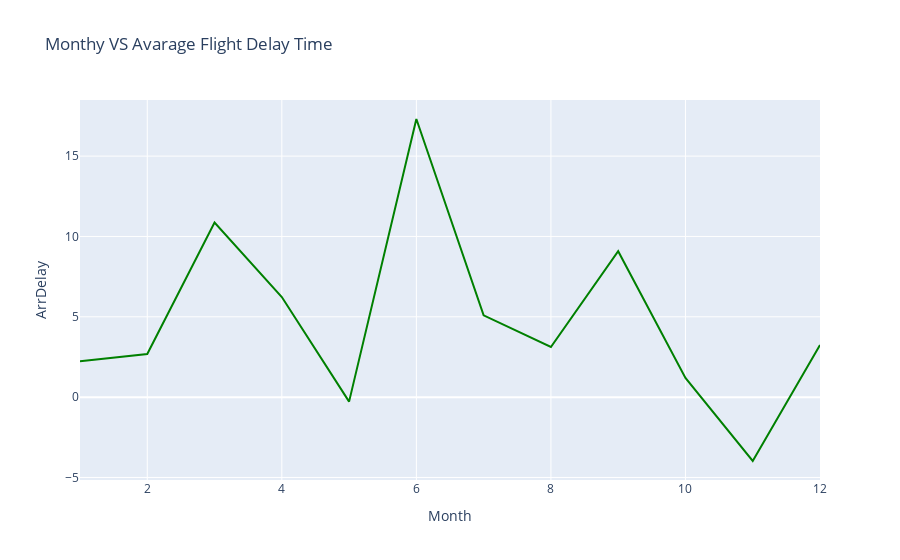

Here is the notebook cell this chart was saved with:
### Markdown cell above
#### To do:

*   Create a line plot with x-axis being the month and y-axis being computed average delay time. Update plot title,\
    xaxis, and yaxis title.

*   Hint: Scatter and line plot vary by updating mode parameter.

### Code cell
# Create line plot here
fig = go.Figure(data=go.Scatter(x=line_data['Month'],y=line_data['ArrDelay'], mode='lines', marker=dict(color='green')))
fig.update_layout(title='Monthy VS Avarage Flight Delay Time ', xaxis_title='Month', yaxis_title='ArrDelay')
fig.show()

### Figure 1 — Plotly figure (JSON) as saved in the notebook; plotly's stock layout.template omitted (floating-point values rounded to 4 significant figures)
{"data": [{"marker": {"color": "green"}, "mode": "lines", "type": "scatter", "x": [1, 2, 3, 4, 5, 6, 7, 8, 9, 10, 11, 12], "y": [2.233, 2.688, 10.87, 6.229, -0.2791, 17.31, 5.089, 3.122, 9.081, 1.2, -3.975, 3.241]}], "layout": {"autosize": true, "title": {"text": "Monthy VS Avarage Flight Delay Time "}, "xaxis": {"autorange": true, "range": [1, 12], "title": {"text": "Month"}, "type": "linear"}, "yaxis": {"autorange": true, "range": [-5.158, 18.49], "title": {"text": "ArrDelay"}, "type": "linear"}}}
